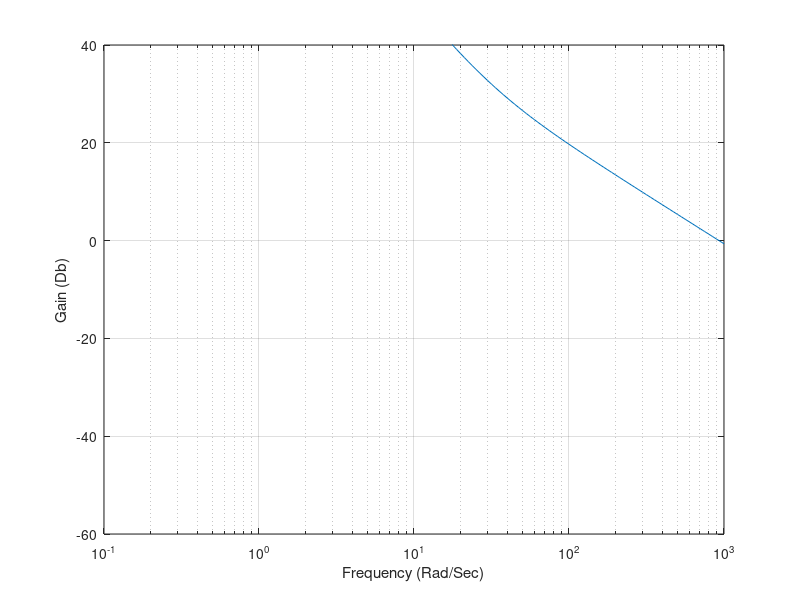
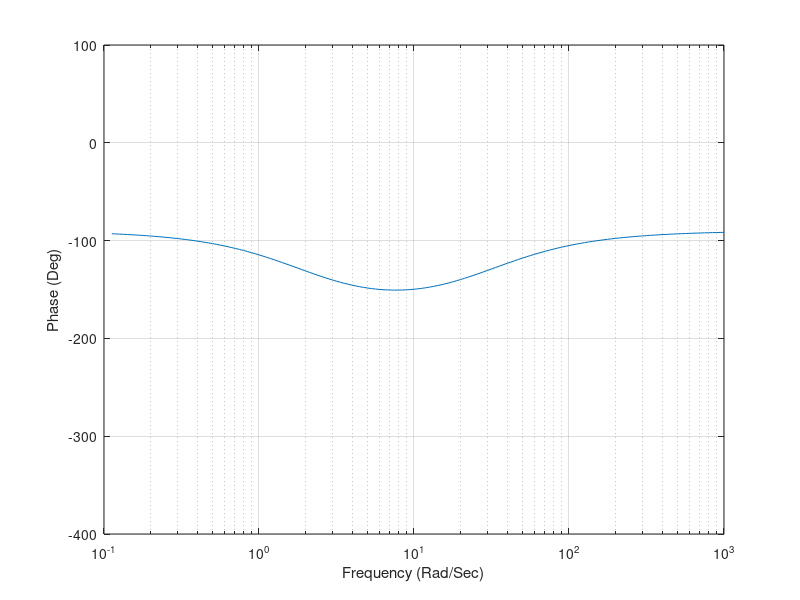

Reproduce these figures in MATLAB, in order.
clear
count=0;
for I=2:160
	W=10^(.025*I-1);
	TOP=13500*sqrt(1+(W/29.1)^2);
	BOT=W*sqrt(1+(W/2.)^2);
	XMAG=TOP/BOT;
	GAIN=20*log10(XMAG);
	PHASE=57.3*atan2(W,29.1)-90.-57.3*atan2(W,2.);
	count=count+1;
	ArrayW(count)=W;
	ArrayGAIN(count)=GAIN;
	ArrayPHASE(count)=PHASE;
end
figure
semilogx(ArrayW,ArrayGAIN),grid
xlabel('Frequency (Rad/Sec)')
ylabel('Gain (Db)')
axis([.1 1000 -60 40])
figure
semilogx(ArrayW,ArrayPHASE),grid
xlabel('Frequency (Rad/Sec)')
ylabel('Phase (Deg)')
axis([.1 1000 -400 100])
clc
output=[ArrayW',ArrayGAIN',ArrayPHASE'];
save datfil.txt output -ascii
disp 'simulation finished' 	
